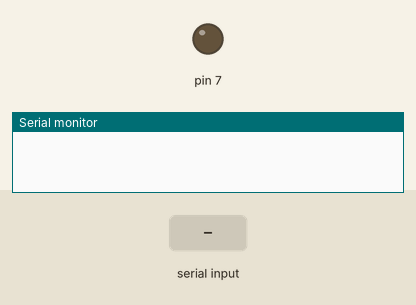
Bench run of a sketch on a simulated Arduino Uno, built with avr-gcc and run on an emulated ATmega328P. On the bench: output pins drawn as LEDs (lit = HIGH), the last lines printed to the serial monitor. The inputs (shaded band) are chosen by the test bench.

Above: at 1.2 s.
1.3 s: "N" received over Serial
At 2.1 s:
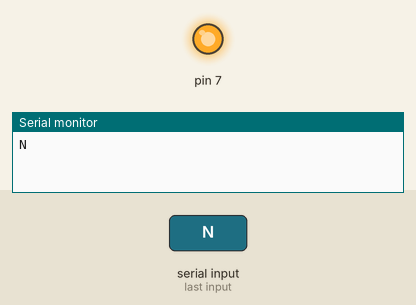
2.8 s: "0" received over Serial
At 3.2 s:
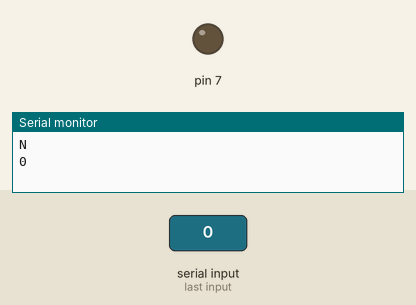
Timing chart, 0 to 5.8 s (numbered marks = the images above; inputs shaded):
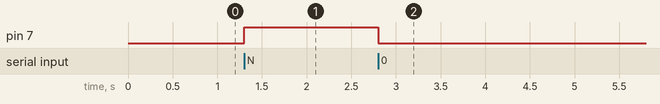

The sketch:

slave.ino
```cpp
void setup() {
  Serial.begin(9600);
  pinMode(7, OUTPUT);
}
void loop() {
  //Serial.write('E');
  if(Serial.available() > 0){
    char handle = Serial.read();
    Serial.println(handle);

    if(handle == 'N'){
      digitalWrite(7, HIGH);
    }
    else if (handle == '0'){
      digitalWrite(7, LOW);
    }
  }

}
```

Measured:
- after the input at 1.3 s, pin 7: LOW → HIGH at once
- after the input at 2.8 s, pin 7: HIGH → LOW at once
